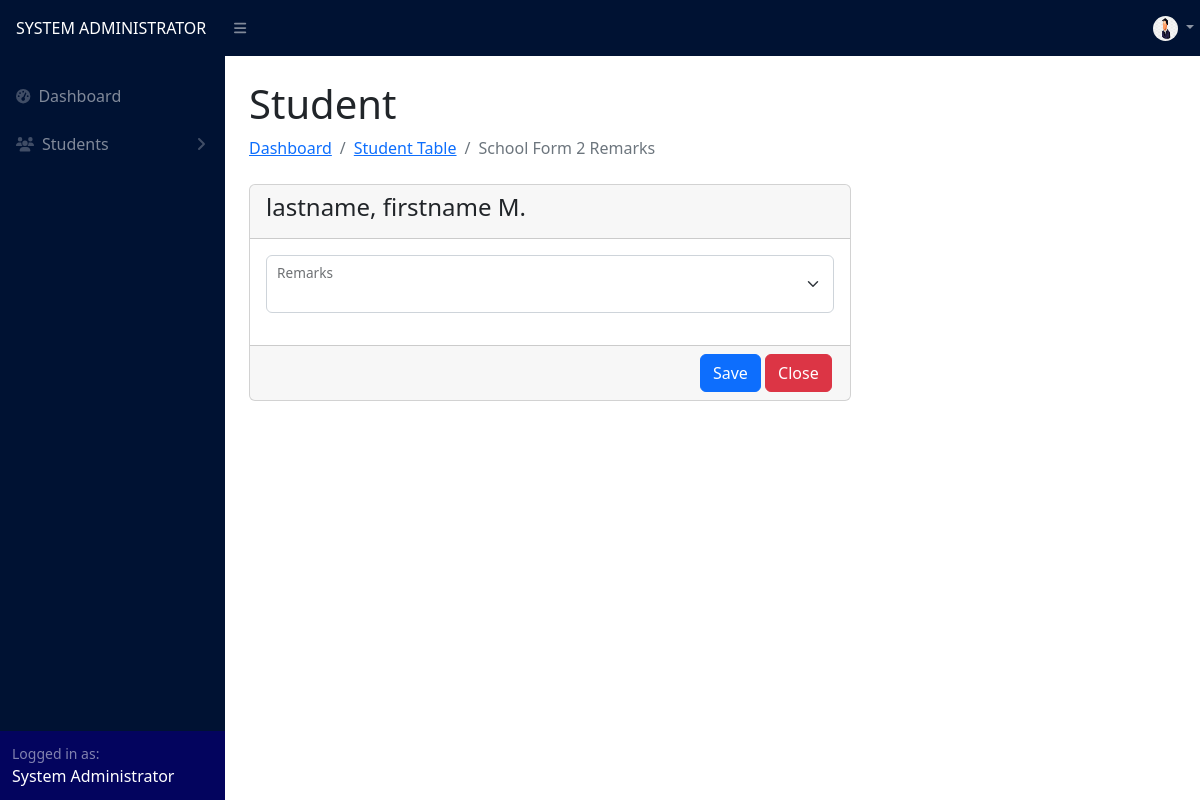
Screenshot of /adviser/add_remarks.php?id=1 (signed in) with the database file from the repository.
### tables this page shows
CREATE TABLE `user` (
  `id` int(11) NOT NULL,
  `username` varchar(255) NOT NULL,
  `password` varchar(255) NOT NULL,
  `password2` varchar(255) NOT NULL,
  `name` varchar(255) NOT NULL,
  `user_type` varchar(255) NOT NULL,
  `section` varchar(255) NOT NULL,
  `status` varchar(255) NOT NULL,
  `profile_picture` varchar(50) NOT NULL
);

CREATE TABLE `student` (
  `id` int(11) NOT NULL,
  `lrn` int(255) NOT NULL,
  `name` varchar(255) NOT NULL,
  `fname` varchar(255) NOT NULL,
  `mname` varchar(255) NOT NULL,
  `lname` varchar(255) NOT NULL,
  `suffix` varchar(255) NOT NULL,
  `sex` varchar(255) NOT NULL,
  `birth_date` varchar(255) NOT NULL,
  `birth_date2` date NOT NULL,
  `age` int(255) NOT NULL,
  `ra` varchar(255) NOT NULL,
  `house_no` varchar(255) NOT NULL,
  `barangay` varchar(255) NOT NULL,
  `municipality` varchar(255) NOT NULL,
  `province` varchar(255) NOT NULL,
  `barangay_id` int(11) NOT NULL,
  `municipality_id` int(11) NOT NULL,
  `province_id` int(11) NOT NULL,
  `father` varchar(255) NOT NULL,
  `mother` varchar(255) NOT NULL,
  `guardian` varchar(255) NOT NULL,
  `relationship` varchar(255) NOT NULL,
  `contact` varchar(255) NOT NULL,
  `section` varchar(255) NOT NULL,
  `school_year_id` int(11) NOT NULL,
  `school_year` varchar(255) NOT NULL,
  `track` varchar(255) NOT NULL,
  `strand` varchar(255) NOT NULL,
  `grade` int(255) NOT NULL,
  `status` varchar(255) NOT NULL DEFAULT 'complete',
  `lm` varchar(255) NOT NULL,
  `indicator` varchar(255) NOT NULL,
  `ri` varchar(255) NOT NULL,
  `rid` varchar(255) NOT NULL,
  `weight` float NOT NULL,
  `height` float NOT NULL,
  `height2` float NOT NULL,
  `bmi` float NOT NULL,
  `bmi_category` varchar(255) NOT NULL,
  `hfa_category` varchar(255) NOT NULL,
  `sf8_remarks` varchar(255) NOT NULL,
  `is_archived` tinyint(4) NOT NULL,
  `enrollment` varchar(255) NOT NULL
);

### adviser/add_remarks.php (the view, shortened to what this page needs)
<?php
include("../config.php");
$id = $_GET['id'];
$student = "SELECT * FROM `student` WHERE `id` = '$id'";
$studentResult = $conn->query($student);
$studentRow = $studentResult->fetch_assoc();
$existingRemarks = "";
?>
<!DOCTYPE html>
<html lang="en">
<head>
    <link href="https://cdn.jsdelivr.net/npm/simple-datatables@7.1.2/dist/style.min.css" rel="stylesheet" />
    <link href="../css/styles.css" rel="stylesheet" />
</head>
<body class="sb-nav-fixed">
    <?php include("navigation.php") ?>
    <div id="layoutSidenav_content">
        <main>
            <div class="container-fluid px-4">
                <div class="d-flex justify-content-between align-items-end">
                    <div>
                        <h1 class="mt-4">Student</h1>
                        <ol class="breadcrumb mb-4">
                            <li class="breadcrumb-item"><a href="dashboard.php">Dashboard</a></li>
                            <li class="breadcrumb-item"><a href="student_table.php">Student Table</a></li>
                            <li class="breadcrumb-item active">School Form 2 Remarks</li>
                        </ol>
                    </div>
                </div>
                <div class="row g-5">
                    <form action="" method="POST" class="needs-validation col-8" novalidate>
                        <div class="card mb-5">
                            <div class="card-header">
                                <h4><?php echo $studentRow['name'] ?></h4>
                            </div>
                            <div class="card-body row g-1">
                                <div class="form-floating mb-3 col">
                                    <select class="form-select bg-body-tertiary" name="remarks" id="remarks" placeholder="remarks" required>
                                        <option value="<?php echo htmlspecialchars($existingRemarks); ?>" selected>
                                        </option>
                                        <option value="NLPA">NLPA</option>
                                    </select>
                                    <label for="remarks">Remarks</label>
                                </div>
                            </div>
                            <div class="card-footer pe-0">
                                <div class="ms-auto" style="width: 150px;">
                                    <button type="submit" class="btn btn-primary" name="add_remarks">Save</button>
                                    <a href="sf2.php" type="button" class="btn btn-danger">Close</a>
                                </div>
                            </div>
                        </div>
                    </form>
                </div>
            </div>
        </main>
    </div>
</body>
</html>

### adviser/navigation.php (shortened to what this page needs)
<nav class="sb-topnav navbar navbar-expand navbar-dark" style="background-color: #001233;">
    <a class=" navbar-brand ps-3 text-uppercase fs-6" href="dashboard.php">
        <?php
        if ($_SESSION['user_type'] == 'Adviser') {
            echo "ClASS ADVISER";
        } else {
            echo $_SESSION['user_type'];
        }
        ?>
    </a>
    <button class="btn btn-link btn-sm order-1 order-lg-0 me-4 me-lg-0" id="sidebarToggle" href="#!"><i class="fas fa-bars"></i></button>
    <div class="ms-auto me-0" style="width: 55px;">
        <ul class="navbar-nav ms-auto ms-md-0 me-3 me-lg-4">
            <li class="nav-item dropdown">
                <a class="nav-link dropdown-toggle" id="navbarDropdown" href="#" role="button" data-bs-toggle="dropdown" aria-expanded="false">
                    <?php
                    $profile_id = $_SESSION['id'];
                    $profilePic = "SELECT `profile_picture` FROM `user` WHERE id = '$profile_id'";
                    $profilePicResult = $conn->query($profilePic);
                    $profilePicRow = $profilePicResult->fetch_assoc();
                    $profilePicImage = $profilePicRow['profile_picture'];
                    if ($profilePicRow['profile_picture'] != '') { ?>
                        <img src="../profile_pic/<?php echo $profilePicImage ?>" style="border-radius: 100px; margin-right: 0;" width="25px" height="25px">
                    <?php } else { ?>
                        <img src="../profile_pic/default_profile.jpg" style="border-radius: 100px; margin-right: 0;" width="25px" height="25px">
                    <?php }
                    ?>
                </a>
            </li>
        </ul>
    </div>
</nav>
<div id="layoutSidenav">
    <div id="layoutSidenav_nav">
        <nav class="sb-sidenav accordion sb-sidenav-dark" id="sidenavAccordion" style="background-color: #001233;">
            <div class=" sb-sidenav-menu">
                <div class="nav mt-3">
                    <a class="nav-link" href="dashboard.php">
                        <div class="sb-nav-link-icon"><i class="fas fa-tachometer-alt"></i></div>
                        Dashboard
                    </a>
                    <a class="nav-link collapsed" href="#" data-bs-toggle="collapse" data-bs-target="#collapsePages" aria-expanded="false" aria-controls="collapsePages">
                        <div class="sb-nav-link-icon"><i class="fa-solid fa-users"></i></div>
                        Students
                        <div class="sb-sidenav-collapse-arrow"><i class="fas fa-angle-down"></i></div>
                    </a>
                </div>
            </div>
            <div class="sb-sidenav-footer" style="background: #03045e;">
                <div class="small">Logged in as:</div>
                <span class="text-capitalize text-white"><?php echo $_SESSION['name'] ?></span>
            </div>
        </nav>
    </div>

### rows the page displays
user: profile_picture (picture)
student: name "lastname, firstname M."

### other values shown
$_SESSION['user_type'] "SYSTEM ADMINISTRATOR"
$_SESSION['name'] "System Administrator"
